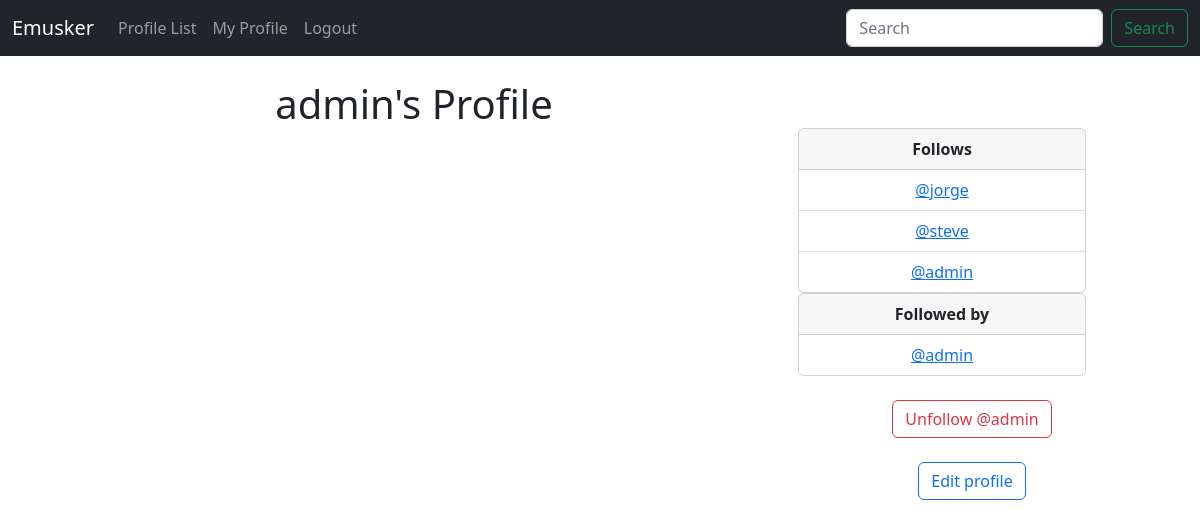
The app's page /profile/1 (signed in), older data.
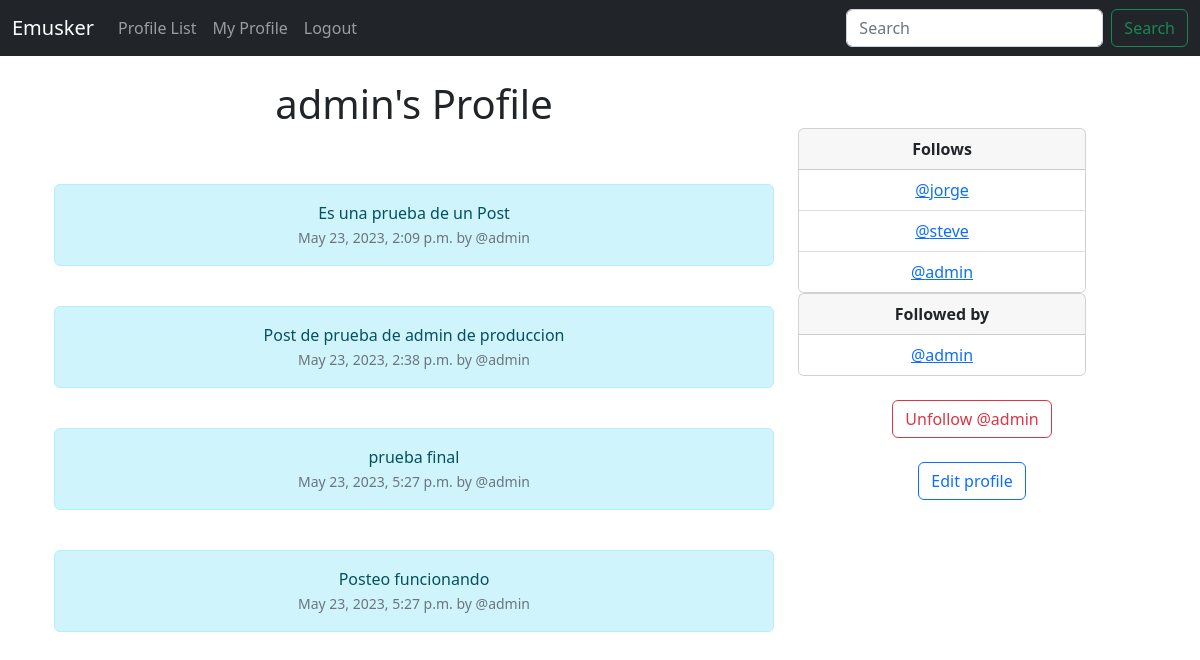
The same page, newer data.
### musker/models.py (models this page shows, shortened)
class Profile(models.Model):
	user = models.OneToOneField(User, on_delete=models.CASCADE)
	follows = models.ManyToManyField("self",related_name="followed_by",symmetrical=False,blank=True)
	date_modified = models.DateTimeField(User, auto_now=True)
	profile_image = models.ImageField(null=True,blank=True, upload_to="images/")
	def __str__(self):
		return self.user.username

class Post(models.Model):
	user = models.ForeignKey(User, related_name="posts", on_delete=models.DO_NOTHING)
	body = models.CharField(max_length=300)
	created_at=models.DateTimeField(auto_now_add=True)

### musker/views.py (the view, shortened to what this page needs)
# urls.py: path('profile/<int:pk>',views.profile,name='profile' ),
def profile(request,pk):
    if request.user.is_authenticated:
        profile = Profile.objects.get(user_id=pk)
        posts=Post.objects.filter(user_id=pk)
        return render(request, 'profile.html',{"profile":profile,"posts":posts})
    else:
        messages.success(request,("You must be logged."))
        return redirect('home')

### musker/templates/profile.html (shortened to what this page needs)
{% extends 'base.html' %}
{% block content %}
{%if profile%}
<div class="container text-center">
    <div class="row">
        <div class="col-8">
            <h1>{{profile.user.username}}'s Profile</h1>
            {%if posts %}
              {%for post in posts %}
              <div class="alert alert-info" role="alert">
                {{post.body}}
                <small class="text-muted">
                   {{post.created_at}} by @{{post.user.username}}
                </small>
                 </div>
              {%endfor%}
           {%endif%}
        </div>
        <div class="col-4">
            <div class="card" style="width: 18rem;">
                <div class="card-header">
                <strong> Follows</strong>
                </div>
                <ul class="list-group list-group-flush">
                  {%for following in profile.follows.all%}
                  <li class="list-group-item"><a href="{%url 'profile' following.user.id%}">@{{following}}</a></li>
                  {%endfor%}
                </ul>
              </div>
              <div class="card" style="width: 18rem;">
                <div class="card-header">
                <strong>Followed by</strong>
                </div>
                <ul class="list-group list-group-flush">
                  {%for following in profile.followed_by.all%}
                  <li class="list-group-item"><a href="{%url 'profile' following.user.id%}">@{{following}}</a></li>
                  {%endfor%}
                </ul>
              </div>
            <form method="POST">
                {%if profile in user.profile.follows.all%}
                <button class="btn btn-outline-danger" name="follow" value="unfollow" type="submit">Unfollow @{{profile.user.username}}</button>
                {%else%}
                <button class="btn btn-outline-success" name="follow" value="follow" type="submit">Follow @{{profile.user.username}}</button>
                {%endif%}
            </form>
          {%if request.user.id == profile.user.id%}
          <a href="{%url 'update_user'%}" class="btn btn-outline-primary">Edit profile</a>
          {%endif%}
        </div>
    </div>
</div>
{%endif%}
{%endblock%}

Row changes from the older to the newer data that the page shows:
added Post: body "Es una prueba de un Post", created_at "May 23, 2023, 2:09 p.m.", user.username "admin"
added Post: body "Post de prueba de admin de produccion", created_at "May 23, 2023, 2:38 p.m.", user.username "admin"
added Post: body "prueba final", created_at "May 23, 2023, 5:27 p.m.", user.username "admin"
added Post: body "Posteo funcionando", created_at "May 23, 2023, 5:27 p.m.", user.username "admin"
